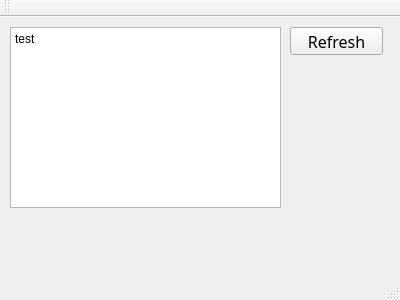
<?xml version="1.0" encoding="UTF-8"?>
<ui version="4.0">
 <class>MainWindow</class>
 <widget class="QMainWindow" name="MainWindow">
  <property name="geometry">
   <rect>
    <x>0</x>
    <y>0</y>
    <width>400</width>
    <height>300</height>
   </rect>
  </property>
  <property name="windowTitle">
   <string>MainWindow</string>
  </property>
  <widget class="QWidget" name="centralWidget">
   <widget class="QPushButton" name="pushButton">
    <property name="geometry">
     <rect>
      <x>290</x>
      <y>10</y>
      <width>93</width>
      <height>28</height>
     </rect>
    </property>
    <property name="font">
     <font>
      <family>Adobe Clean</family>
      <pointsize>12</pointsize>
     </font>
    </property>
    <property name="locale">
     <locale language="English" country="UnitedKingdom"/>
    </property>
    <property name="text">
     <string>Refresh</string>
    </property>
   </widget>
   <widget class="QPlainTextEdit" name="plainTextEdit">
    <property name="geometry">
     <rect>
      <x>10</x>
      <y>10</y>
      <width>271</width>
      <height>181</height>
     </rect>
    </property>
    <property name="locale">
     <locale language="English" country="UnitedStates"/>
    </property>
    <property name="plainText">
     <string>test</string>
    </property>
   </widget>
  </widget>
  <widget class="QMenuBar" name="menuBar">
   <property name="geometry">
    <rect>
     <x>0</x>
     <y>0</y>
     <width>400</width>
     <height>26</height>
    </rect>
   </property>
  </widget>
  <widget class="QToolBar" name="mainToolBar">
   <attribute name="toolBarArea">
    <enum>TopToolBarArea</enum>
   </attribute>
   <attribute name="toolBarBreak">
    <bool>false</bool>
   </attribute>
  </widget>
  <widget class="QStatusBar" name="statusBar"/>
 </widget>
 <layoutdefault spacing="6" margin="11"/>
 <resources/>
 <connections/>
</ui>
